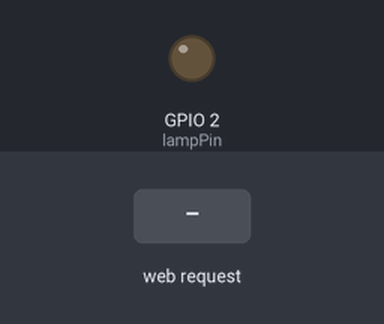
A sketch run on a simulated ESP32. Parts: output pins drawn as LEDs (lit = HIGH). Inputs (shaded band) come from the test bench. WiFi joins after 1.5 s; servers stay silent unless stated; not simulated (calls return 0 or success): secrets.h; what the sketch prints to the serial monitor is not drawn.

Above: at 2.7 s.
2.8 s: HTTP request GET /on received
At 4.0 s:
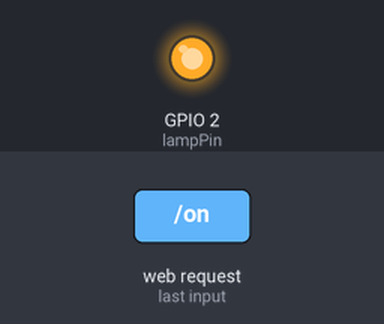
4.3 s: HTTP request GET /off received
At 5.2 s:
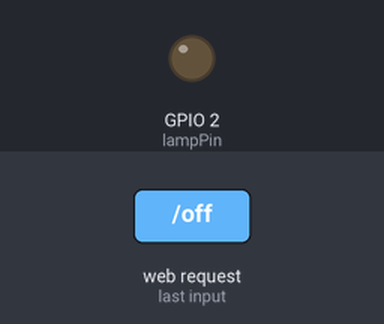
Timing chart, 0 to 7.3 s (numbered marks = the images above; inputs shaded):
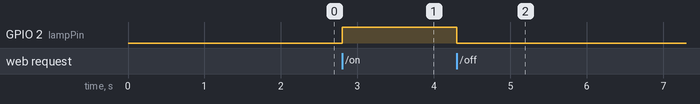

Measured:
- after the input at 2.8 s, GPIO 2 (lampPin): LOW → HIGH at once
- after the input at 4.3 s, GPIO 2 (lampPin): HIGH → LOW at once

The sketch:

VestaNode.ino
```cpp
#include <WiFi.h>
#include <WebServer.h>
#include "secrets.h"

const int lampPin = 2;

WebServer server(80);

String getHTML(String status) {
  String html = "<!DOCTYPE html><html>";
  html += "<head><meta name=\"viewport\" content=\"width=device-width, initial-scale=1\">";
  html += "<style>body{font-family: Helvetica; text-align: center;}";
  html += ".button {background-color: #4CAF50; border: none; color: white; padding: 16px 40px;";
  html += "text-decoration: none; font-size: 30px; margin: 2px; cursor: pointer;}";
  html += ".off {background-color: #555555;}</style></head>";
  html += "<body><h1>Vesta Device Control</h1>";
  html += "<p>Current Status: <strong>" + status + "</strong></p>";

  if(status == "OFF") {
    html += "<p><a href=\"/on\"><button class=\"button\">TURN ON</button></a></p>";
  } else {
    html += "<p><a href=\"/off\"><button class=\"button off\">TURN OFF</button></a></p>";
  }

  html += "</body></html>";
  return html;
}

void setup() {
  Serial.begin(115200);
  pinMode(lampPin, OUTPUT);
  digitalWrite(lampPin, LOW);

  Serial.print("Connecting to ");
  Serial.println(WIFI_SSID);
  WiFi.begin(WIFI_SSID, WIFI_PASSWORD);

  while (WiFi.status() != WL_CONNECTED) {
    delay(500);
    Serial.print(".");
  }

  Serial.println("");
  Serial.println("WiFi connected.");
  Serial.println("IP address: ");
  Serial.println(WiFi.localIP());

  server.on("/", []() {
    server.send(200, "text/html", getHTML("OFF"));
  });

  server.on("/on", []() {
    digitalWrite(lampPin, HIGH);
    Serial.println("Lamp turned ON");
    server.send(200, "text/html", getHTML("ON"));
  });

  server.on("/off", []() {
    digitalWrite(lampPin, LOW);
    Serial.println("Lamp turned OFF");
    server.send(200, "text/html", getHTML("OFF"));
  });

  server.begin();
  Serial.println("Web server started!");
}

void loop() {
  server.handleClient();
}
```
